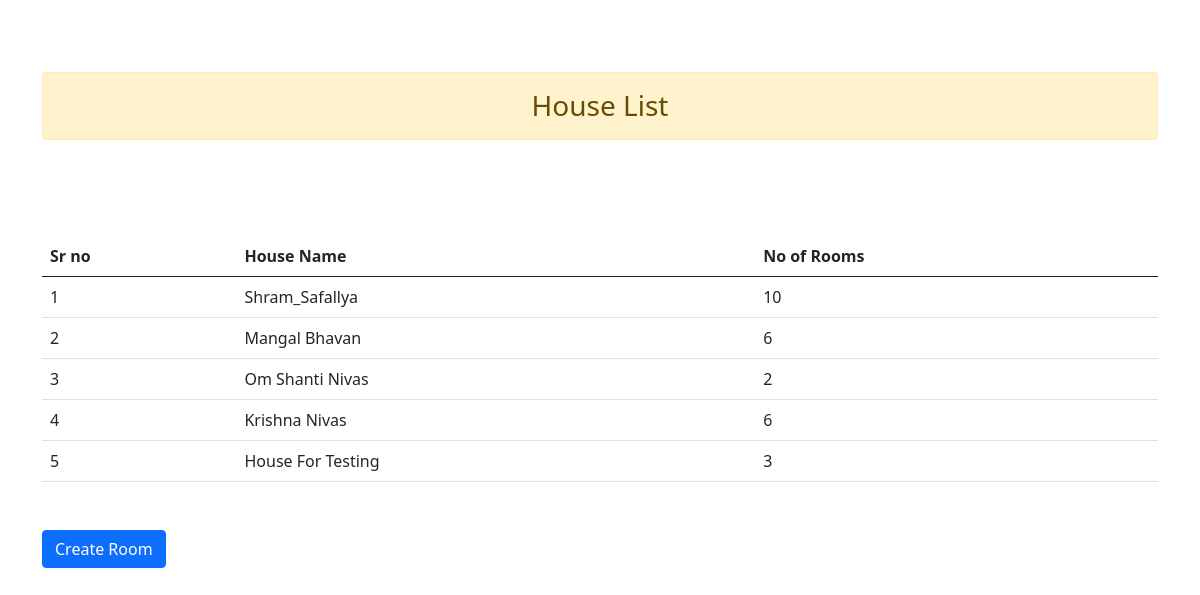
The app's page /house_list/ (signed in) with its own data.
### app1/models.py (models this page shows, shortened)
class House(models.Model):
    name = models.CharField(max_length=100)
    num_rooms = models.IntegerField()
    user = models.ForeignKey(User, on_delete=models.CASCADE)

### app1/views.py (the view)
# urls.py: path('house_list/',views.house_list,name='house_list'),
def house_list(request):
    data_list = House.objects.filter(user=request.user)
    return render(request, 'house_list.html', {'data_list': data_list})

### templates/house_list.html (shortened to what this page needs)
<!doctype html>
<html lang="en">
  <head>
    <link href="https://cdn.jsdelivr.net/npm/bootstrap@5.0.2/dist/css/bootstrap.min.css" rel="stylesheet">
  </head>
<body>
    <div class="container">
        <br><br><br>
        <h3 class="alert alert-warning text-center">House List</h3>
    <table class="table my-5">
        <table class="table my-5">
          <thead class="thead-dark">
          <tr>
              <th scope="col">Sr no</th>
              <th scope="col">House Name</th>
              <th scope="col">No of Rooms</th>
            </tr>
        </thead>
        <tbody>
    {% for i in data_list %}
    <tr>
        <td>{{ forloop.counter }}</td>
        <td>{{ i.name }}</td>
        <td>{{ i.num_rooms }}</td>
        </tr>
        {% endfor %}
        </tbody>
    </table>
    <form action="{% url 'room'  %}" method="GET">
      <button type="submit" class="btn btn-primary">Create Room</button>
  </form>
  </body>
</html>

### records on screen
House: name "Shram_Safallya", num_rooms "10"
House: name "Mangal Bhavan", num_rooms "6"
House: name "Om Shanti Nivas", num_rooms "2"
House: name "Krishna Nivas", num_rooms "6"
House: name "House For Testing", num_rooms "3"
